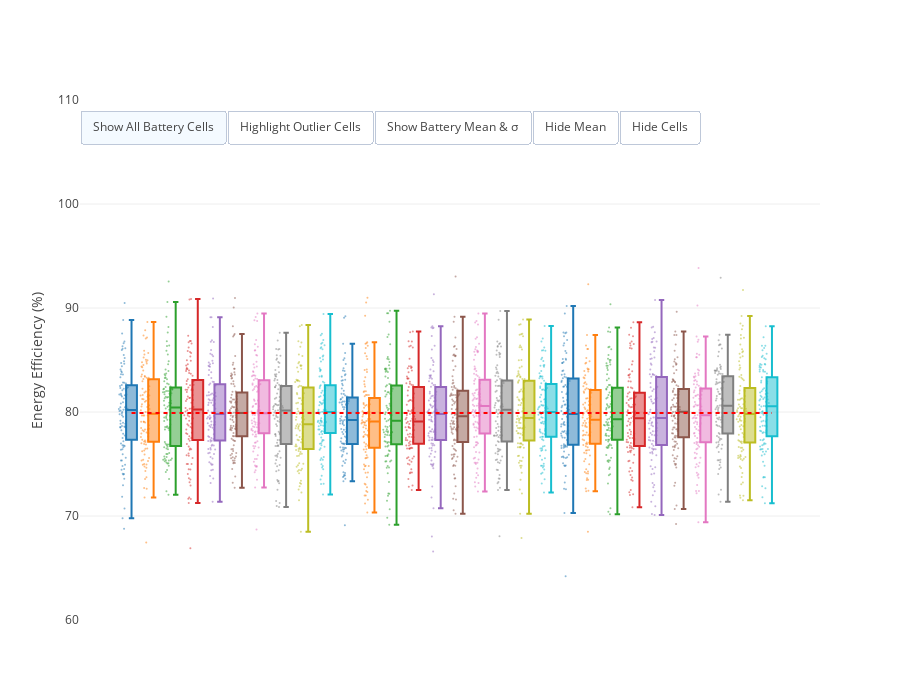

The cell this chart's notebook holds for it:
### Markdown cell above
## Button

### Code cell
data=[dict(
        y=np.random.normal(80, 4, 100),
        type='box',
        jitter=1,
        boxpoints='all',
        marker = dict( size=2, opacity=0.5 ),
        name='Battery Pack '+str(i+1)) for i in range(30)]

layout = dict(
    height = 700,
    showlegend=False,
    yaxis = dict( range = [60, 110], title='Energy Efficiency (%)' ),
    xaxis = dict( showticklabels = False )

)

mean = np.mean( [ ea['y'] for ea in data ] )

data.append( dict(
        x = [ 'Battery Pack '+str(i+1) for i in range(30) ],
        y = [mean]*30,
        marker = dict( color = 'red' ),
        line = dict( dash = 4, width = 2, color = 'red' ),
        name = 'Mean',
        mode = 'lines',        
    )
)

layout['updatemenus'] = list([
        dict(
            buttons=list([  
                dict(
                    args=[{
                        'boxpoints': 'all',
                        'marker.size': 2,
                        'marker.opacity':0.5,
                        'marker.color': ''
                    }],
                    label='Show All Battery Cells',
                    method='restyle'
                ),                      
                dict(
                    args=[{
                        'boxpoints': 'suspectedoutliers',
                        'marker.size': 6,
                        'marker.outliercolor': 'red',
                        'marker.outlierwidth': 2,
                        'marker.opacity': 1,
                        'marker.color': 'grey'
                    }],                    
                    label='Highlight Outlier Cells',
                    method='restyle'
                ),   
                dict(
                    args=[{ 'boxmean': 'sd', }],                    
                    label='Show Battery Mean & σ',
                    method='restyle'
                ), 
                dict(
                    args=[{ 'boxmean': False, }],                    
                    label='Hide Mean',
                    method='restyle'
                ),  
                dict(
                    args=[{ 'boxpoints': False, }],                    
                    label='Hide Cells',
                    method='restyle'
                ),                    
                   
            ]),
            
            direction = 'left',
            pad = {'r': 10, 't': 10},
            showactive = True,
            type = 'buttons',
            x = 0.0,
            xanchor = 'left',
            y = 1.0,
            yanchor = 'top'            
        )        
    ])

fig = dict( data=data, layout=layout )
py.iplot( fig, validate=False)
